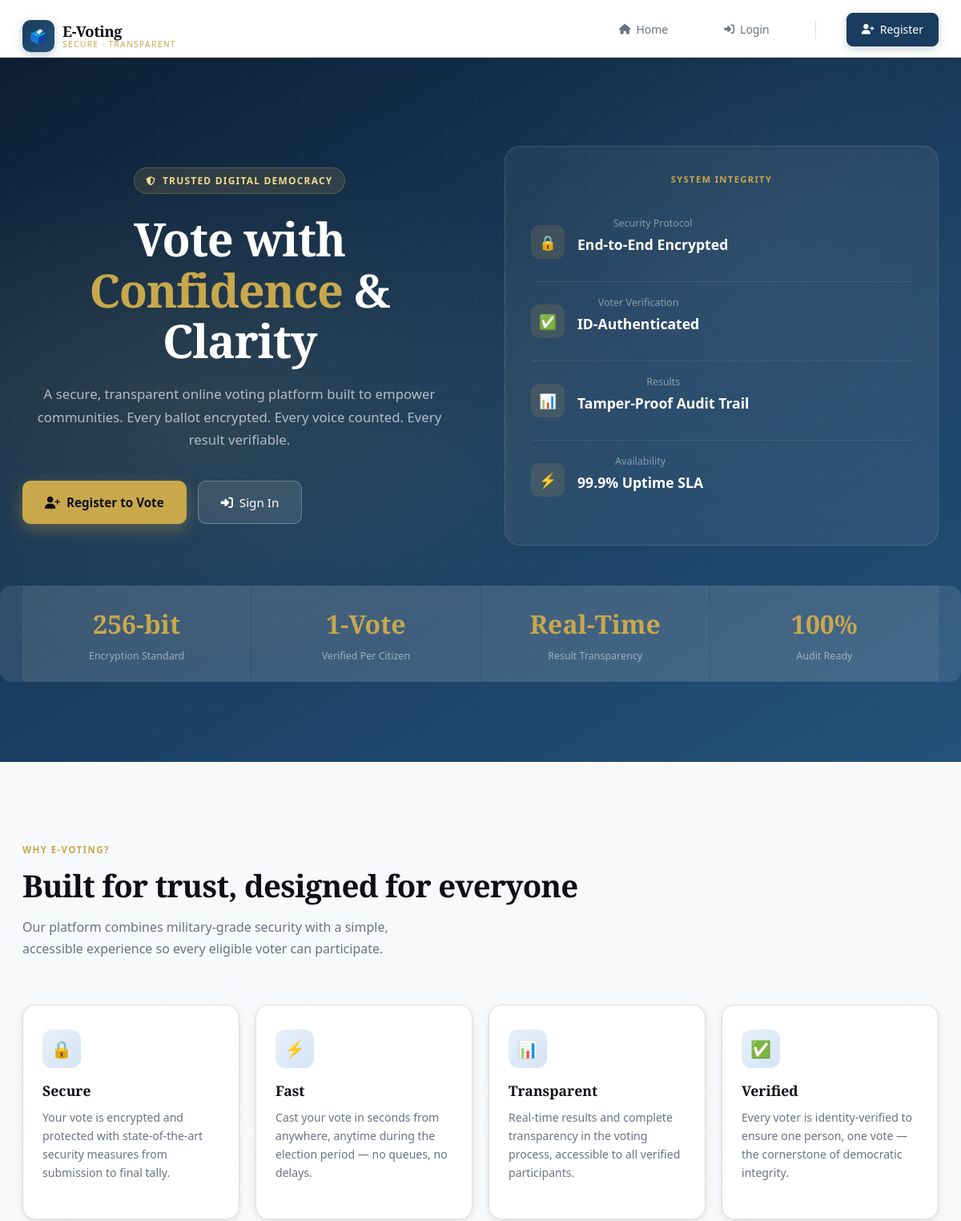
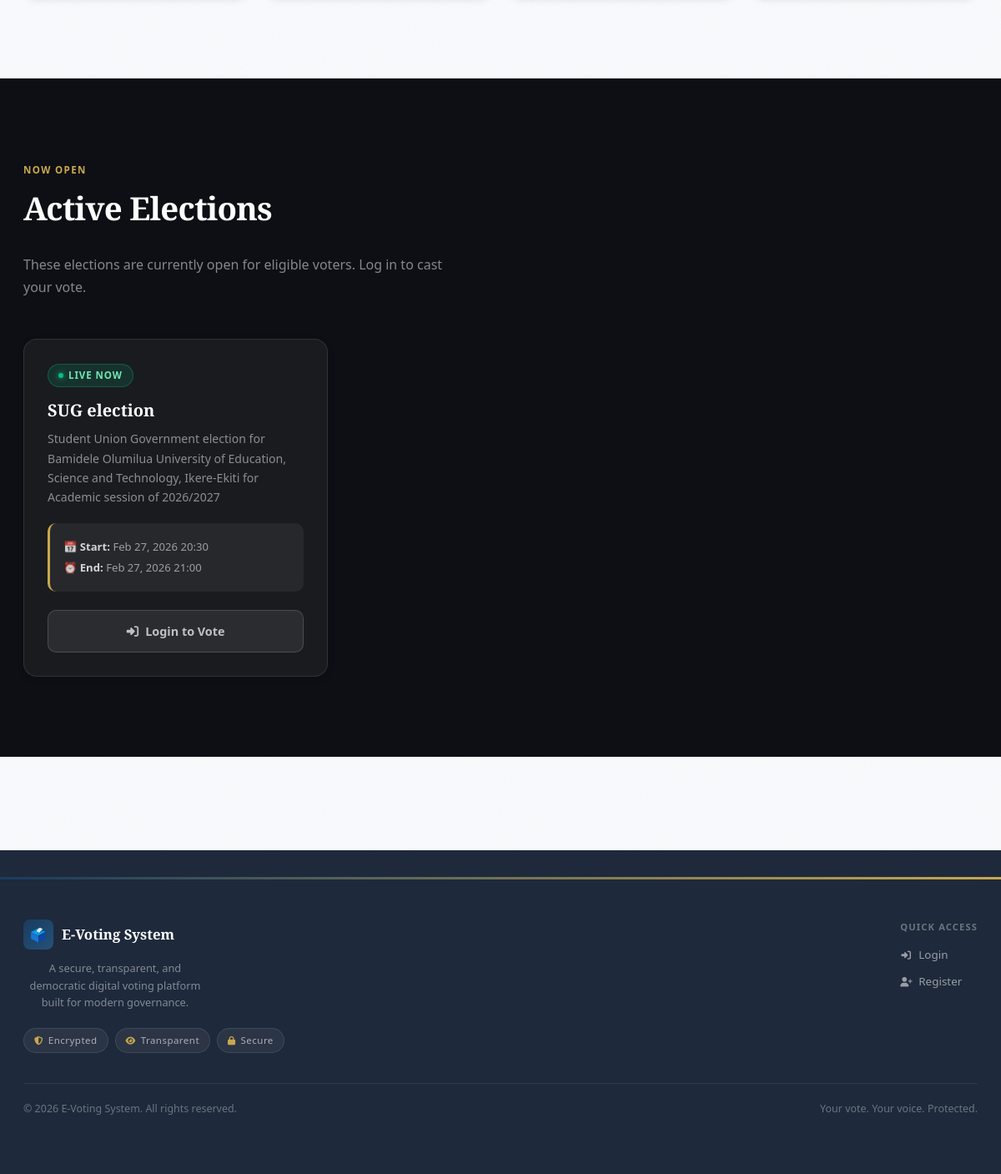
The page / on the database its author committed (2 pictures, top to bottom).
### voting/models.py (models this page shows, shortened)
class Election(models.Model):
    title = models.CharField(max_length=200)
    description = models.TextField()
    start_date = models.DateTimeField()
    end_date = models.DateTimeField()
    is_active = models.BooleanField(default=True)
    created_at = models.DateTimeField(auto_now_add=True)

### voting/views.py (the view)
# urls.py: path('', views.index, name='index'),
def index(request):
    elections = Election.objects.filter(is_active=True).order_by('-start_date')[:3]
    return render(request, 'voting/index.html', {'elections': elections})

### voting/templates/voting/index.html (shortened to what this page needs)
{% extends 'voting/base.html' %}
{% block content %}
<section class="hero">
    <div class="hero-bg"></div>
    <div class="hero-content">
        <div class="hero-left">
            <span class="hero-eyebrow"><i class="fas fa-shield-alt"></i> Trusted Digital Democracy</span>
            <h1>Vote with <span class="gold">Confidence</span> & Clarity</h1>
            <p class="hero-desc">
                A secure, transparent online voting platform built to empower communities.
                Every ballot encrypted. Every voice counted. Every result verifiable.
            </p>
            <div class="hero-btns">
                {% if not user.is_authenticated %}
                <a href="{% url 'register' %}" class="btn-hero-primary">
                    <i class="fas fa-user-plus"></i> Register to Vote
                </a>
                <a href="{% url 'login' %}" class="btn-hero-secondary">
                    <i class="fas fa-sign-in-alt"></i> Sign In
                </a>
                {% else %}
                <a href="{% url 'dashboard' %}" class="btn-hero-primary">
                    <i class="fas fa-th-large"></i> Go to Dashboard
                </a>
                {% endif %}
            </div>
        </div>
        <div class="hero-right">
            <div class="trust-card">
                <p class="trust-card-title">System Integrity</p>
                <div class="trust-stat">
                    <div class="trust-stat-icon">🔒</div>
                    <div>
                        <p class="trust-stat-label">Security Protocol</p>
                        <p class="trust-stat-value">End-to-End Encrypted</p>
                    </div>
                </div>
                <div class="trust-stat">
                    <div class="trust-stat-icon">✅</div>
                    <div>
                        <p class="trust-stat-label">Voter Verification</p>
                        <p class="trust-stat-value">ID-Authenticated</p>
                    </div>
                </div>
                <div class="trust-stat">
                    <div class="trust-stat-icon">📊</div>
                    <div>
                        <p class="trust-stat-label">Results</p>
                        <p class="trust-stat-value">Tamper-Proof Audit Trail</p>
                    </div>
                </div>
                <div class="trust-stat">
                    <div class="trust-stat-icon">⚡</div>
                    <div>
                        <p class="trust-stat-label">Availability</p>
                        <p class="trust-stat-value">99.9% Uptime SLA</p>
                    </div>
                </div>
            </div>
        </div>
    </div>
    <div class="hero-stats-strip">
        <div class="hero-stat">
            <div class="hero-stat-num">256-bit</div>
            <div class="hero-stat-lbl">Encryption Standard</div>
        </div>
        <div class="hero-stat">
            <div class="hero-stat-num">1-Vote</div>
            <div class="hero-stat-lbl">Verified Per Citizen</div>
        </div>
        <div class="hero-stat">
            <div class="hero-stat-num">Real-Time</div>
            <div class="hero-stat-lbl">Result Transparency</div>
        </div>
        <div class="hero-stat">
            <div class="hero-stat-num">100%</div>
            <div class="hero-stat-lbl">Audit Ready</div>
        </div>
    </div>
</section>
<section class="section">
    <div class="section-inner">
        <span class="section-label">Why E-Voting?</span>
        <h2 class="section-title">Built for trust, designed for everyone</h2>
        <p class="section-desc">Our platform combines military-grade security with a simple, accessible experience so every eligible voter can participate.</p>
        <div class="features-grid">
            <div class="feature-card">
                <div class="feature-icon-wrap">🔒</div>
                <h3>Secure</h3>
                <p>Your vote is encrypted and protected with state-of-the-art security measures from submission to final tally.</p>
            </div>
            <div class="feature-card">
                <div class="feature-icon-wrap">⚡</div>
                <h3>Fast</h3>
                <p>Cast your vote in seconds from anywhere, anytime during the election period — no queues, no delays.</p>
            </div>
            <div class="feature-card">
                <div class="feature-icon-wrap">📊</div>
                <h3>Transparent</h3>
                <p>Real-time results and complete transparency in the voting process, accessible to all verified participants.</p>
            </div>
            <div class="feature-card">
                <div class="feature-icon-wrap">✅</div>
                <h3>Verified</h3>
                <p>Every voter is identity-verified to ensure one person, one vote — the cornerstone of democratic integrity.</p>
            </div>
        </div>
    </div>
</section>
{% if elections %}
<section class="elections-section">
    <div class="section-inner">
        <span class="section-label">Now Open</span>
        <h2 class="section-title">Active Elections</h2>
        <p class="section-desc">These elections are currently open for eligible voters. Log in to cast your vote.</p>
        <div class="elections-grid">
            {% for election in elections %}
            <div class="election-card">
                <span class="election-card-tag">Live Now</span>
                <h3>{{ election.title }}</h3>
                <p>{{ election.description|truncatewords:20 }}</p>
                <div class="election-dates">
                    <p><strong>📅 Start:</strong> {{ election.start_date|date:"M d, Y H:i" }}</p>
                    <p><strong>⏰ End:</strong> {{ election.end_date|date:"M d, Y H:i" }}</p>
                </div>
                {% if user.is_authenticated %}
                <a href="{% url 'vote' election.id %}" class="btn-election btn-election-primary">
                    <i class="fas fa-vote-yea"></i> Vote Now
                </a>
                {% else %}
                <a href="{% url 'login' %}" class="btn-election btn-election-ghost">
                    <i class="fas fa-sign-in-alt"></i> Login to Vote
                </a>
                {% endif %}
            </div>
            {% endfor %}
        </div>
    </div>
</section>
{% endif %}
{% endblock %}

### voting/static/voting/css/style.css (style rules this page uses)
* { margin: 0; padding: 0; box-sizing: border-box; }
:root { --primary: #2563eb; --primary-dark: #1e40af; --secondary: #64748b; --success: #10b981; --danger: #ef4444; --warning: #f59e0b; --light: #f8fafc; --dark: #1e293b; --border: #e2e8f0; }
body { font-family: 'Segoe UI', Tahoma, Geneva, Verdana, sans-serif; line-height: 1.6; color: var(--dark); background-color: var(--light); }
.hero { background: linear-gradient(135deg, var(--primary) 0%, var(--primary-dark) 100%); color: white; padding: 4rem 0; text-align: center; }
.hero h1 { font-size: 3rem; margin-bottom: 1rem; }
.features-grid { display: grid; grid-template-columns: repeat(auto-fit, minmax(250px, 1fr)); gap: 2rem; }
.feature-card { padding: 2rem; background: white; border-radius: 12px; box-shadow: 0 2px 8px rgba(0,0,0,0.1); }
.feature-card h3 { margin-bottom: 0.5rem; color: var(--primary); }
.elections-grid { display: grid; grid-template-columns: repeat(auto-fill, minmax(300px, 1fr)); gap: 2rem; }
.election-card { background: white; border-radius: 12px; padding: 2rem; box-shadow: 0 2px 8px rgba(0,0,0,0.1); transition: transform 0.3s; }
.election-card h3 { color: var(--primary); margin-bottom: 1rem; }
.election-dates { margin: 1rem 0; padding: 1rem; background: var(--light); border-radius: 8px; }
.elections-section { margin-bottom: 3rem; }
.elections-section h2 { margin-bottom: 2rem; }

### voting/templates/voting/base.html (style rules this page uses)
:root { --ink: #0d0f14; --surface: #f5f4f0; --card: #ffffff; --accent: #1a3c5e; --gold: #c9a84c; --gold-light: #f0d98c; --muted: #6b7280; --border: #e2ddd6; --success: #155e3e; --danger: #8b1a1a; --warning: #78500a; --info: #1a3660; --radius: 12px; --nav-h: 72px; --transition: 0.28s cubic-bezier(.4,0,.2,1); }
*, *::before, *::after { box-sizing: border-box; margin: 0; padding: 0; }
html { background: var(--surface); scroll-behavior: smooth; }
body { font-family: 'DM Sans', sans-serif; font-weight: 400; color: var(--ink); background: var(--surface); min-height: 100vh; display: flex; flex-direction: column; }

### rows shown on the page
Election: title "SUG election", description "Student Union Government election for Bamidele Olumilua University of Education, Science and Technology, Ikere-Ekiti for Academic session of 2026/2027", start_date "Feb 27, 2026 20:30", end_date "Feb 27, 2026 21:00"
